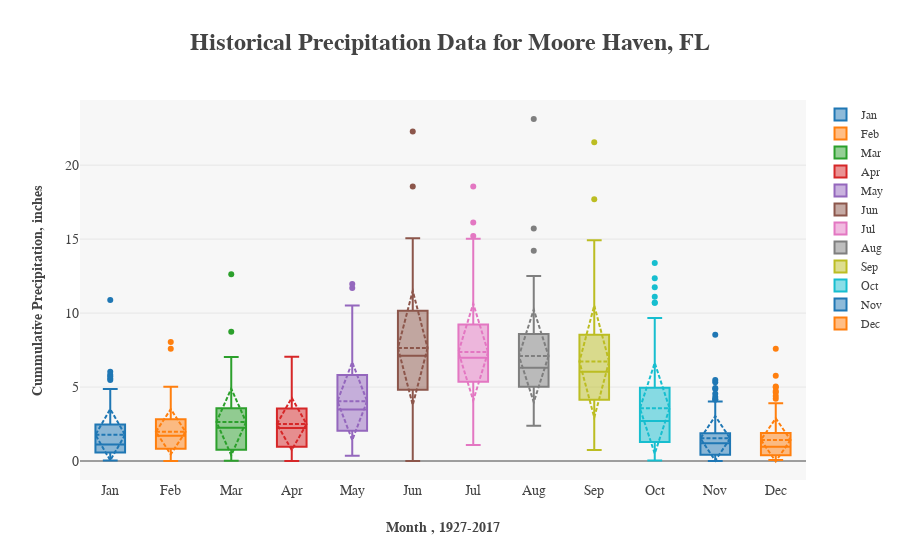

Here is the notebook cell this chart was saved with:
### Markdown cell above
## Historical Precipitation for Moore Haven, FL Evaluation Notes 1
Looking at the above plotly interactive scatter plot, I noticed a few things:
1. This data is relatively complete and doesn't appear to have an extreme outliers over the entire dataset
2. It appears as if the precipitation increases in the summer months year-over-year in this region

### Code cell
# Plot the historical weather Dataframe for Moore Haven, FL for some quick Exploratory
# Data Analysis (EDA)
# Generate an interactive plot using the plotly package
layout = go.Layout(
    plot_bgcolor="rgb(247,247,247)",
    legend=dict(font=dict(family="serif", size=12)),
    title="<b>Historical Precipitation Data for Moore Haven, FL</b>",
    titlefont=dict(family="serif", size=24),
    yaxis=dict(title="<b>Cummulative Precipitation, inches</b>", 
               titlefont=dict(family="serif", size=14),
               tickfont=dict(family="serif", size=14)),
    xaxis=dict(title="<b>Month , 1927-2017</b>", titlefont=dict(family="serif", size=14), 
               tickfont=dict(family="serif", size=14))
)

trace1 = go.Box(
    y=df_fl_prcp[1],
    boxmean="sd",
    name="Jan"
)

trace2 = go.Box(
    y=df_fl_prcp[2],
    boxmean="sd",
    name="Feb"
)

trace3 = go.Box(
    y=df_fl_prcp[3],
    boxmean="sd",
    name="Mar"
)

trace4 = go.Box(
    y=df_fl_prcp[4],
    boxmean="sd",
    name="Apr"
)

trace5 = go.Box(
    y=df_fl_prcp[5],
    boxmean="sd",
    name="May"
)

trace6 = go.Box(
    y=df_fl_prcp[6],
    boxmean="sd",
    name="Jun"
)

trace7 = go.Box(
    y=df_fl_prcp[7],
    boxmean="sd",
    name="Jul"
)

trace8 = go.Box(
    y=df_fl_prcp[8],
    boxmean="sd",
    name="Aug"
)

trace9 = go.Box(
    y=df_fl_prcp[9],
    boxmean="sd",
    name="Sep"
)

trace10 = go.Box(
    y=df_fl_prcp[10],
    boxmean="sd",
    name="Oct"
)

trace11 = go.Box(
    y=df_fl_prcp[11],
    boxmean="sd",
    name="Nov"
)

trace12 = go.Box(
    y=df_fl_prcp[12],
    boxmean="sd",
    name="Dec"
)

fig = go.Figure(data=[trace1, trace2, trace3, trace4, trace5, trace6, \
                      trace7, trace8, trace9, trace10, trace11, trace12], layout=layout)
py.offline.iplot(fig)
